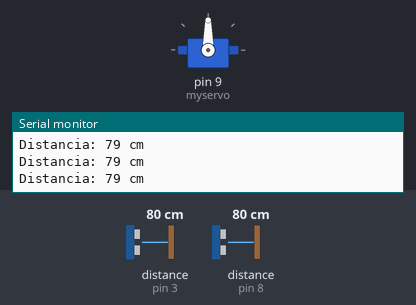
Recording of a sketch running on a simulated Arduino Uno, built with avr-gcc and run on an emulated ATmega328P. Parts: servo, the last lines printed to the serial monitor. Wiring (inferred from the names in the program): 2 × ultrasonic range finder: trigger pin 2, echo pin 3 / trigger pin 7, echo pin 8. The test bench sets the inputs (shaded band); at power-on: distance to the obstacle (sensors on pin 8, pin 3) 80 cm. The echo pulse lasts 58.3 µs per cm.

Above: at 1.3 s.
1.4 s: distance to the obstacle (sensor on pin 8) set to 32 cm
2.9 s: distance to the obstacle (sensor on pin 8) set to 28 cm
At 4.2 s:
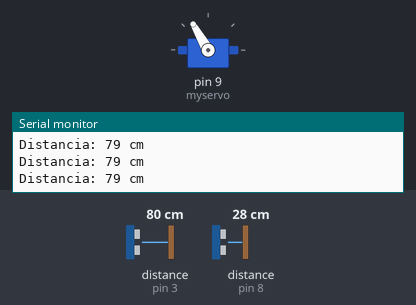
4.5 s: distance to the obstacle (sensor on pin 3) set to 13 cm
6.0 s: distance to the obstacle (sensor on pin 3) set to 10 cm
At 7.0 s:
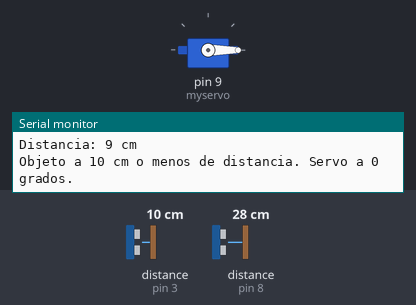
9.1 s: distance to the obstacle (sensor on pin 3) set to 18 cm
At 9.9 s:
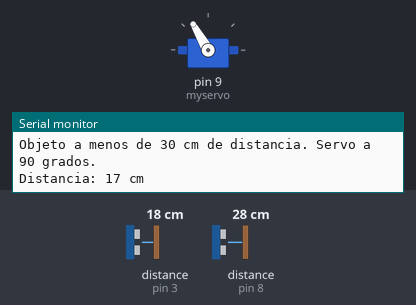
10.9 s: distance to the obstacle (sensor on pin 3) set to 2 cm
At 11.9 s:
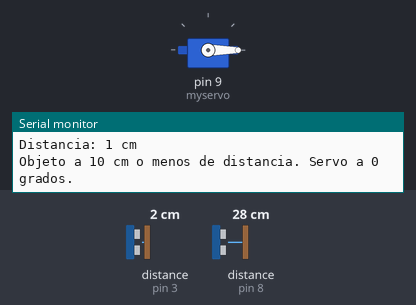
Timing chart, 0 to 15.0 s (numbered marks = the images above; inputs shaded):
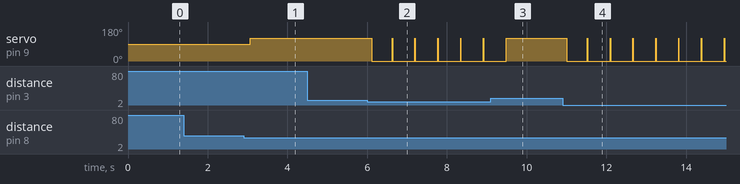

Measured:
- the behaviour switches between 31 and 30 cm on distance to the obstacle (sensor on pin 8) (found by bisection; images 0 and 1)
- the behaviour switches between 12 and 11 cm on distance to the obstacle (sensor on pin 3) (found by bisection; images 1 and 2)
- after the input at 2.9 s, servo on pin 9 (myservo): 90° → 120° after 0.16 s
- after the input at 6.0 s, servo on pin 9 (myservo): alternates 120° for 0.01 s and 0° for 0.56 s, starting after 0.11 s
- after the input at 9.1 s, servo on pin 9 (myservo): goes on until 9.5 s, then stays 120°
- after the input at 10.9 s, servo on pin 9 (myservo): alternates 120° for 0.01 s and 0° for 0.56 s, starting after 0.11 s

The sketch:

ProyectTrashTech.ino
```cpp
#include <Servo.h>
#include <SoftwareSerial.h>

Servo myservo;  // Crea un objeto servo
int trigPin2 = 2;
int echoPin2 = 3;
int trigPin1 = 7;
int echoPin1 = 8;
int servoState = 0;  // 0 para 0 grados, 1 para 90 grados
int ledState = LOW;  // Estado inicial del LED

SoftwareSerial bluetooth(10, 11);  // RX, TX

void setup() {
  myservo.attach(9);  // Adjunta el servo al pin 9
  pinMode(trigPin1, OUTPUT);
  pinMode(echoPin1, INPUT);
  pinMode(trigPin2, OUTPUT);
  pinMode(echoPin2, INPUT);
  Serial.begin(9600);
  bluetooth.begin(9600);
}

void loop() {
  long duration1, distance1;
  digitalWrite(trigPin1, LOW);
  delayMicroseconds(2);
  digitalWrite(trigPin1, HIGH);
  delayMicroseconds(10);
  digitalWrite(trigPin1, LOW);
  duration1 = pulseIn(echoPin1, HIGH);
  distance1 = (duration1 / 2) / 29.1;  // Calcula la distancia en centímetros

  if (distance1 < 30) {  // Si la distancia es menor de 30 cm, gira el servo a 90 grados
    if (servoState == 0) {
      myservo.write(120);
      servoState = 1;
      Serial.println("Objeto a menos de 30 cm de distancia. Servo a 90 grados.");
    }
  } else {  // Si no hay objeto, gira el servo a 0 grados
    if (servoState == 1) {
      myservo.write(0);
      servoState = 0;
      Serial.println("No se detecta objeto. Servo a 0 grados.");
    }
  }

  long duration2, distance2;
  digitalWrite(trigPin2, LOW);
  delayMicroseconds(2);
  digitalWrite(trigPin2, HIGH);
  delayMicroseconds(10);
  digitalWrite(trigPin2, LOW);
  duration2 = pulseIn(echoPin2, HIGH);
  distance2 = duration2 * 0.0343 / 2;

  Serial.print("Distancia: ");
  Serial.print(distance2);
  Serial.println(" cm");

  // Si el sensor ultrasónico 2 detecta 10 cm, detiene el servo
  if (distance2 <= 10) {
    if (servoState == 1) {
      myservo.write(0);
      servoState = 0;
      Serial.println("Objeto a 10 cm o menos de distancia. Servo a 0 grados.");
    }
  }

  // Lee el estado del LED desde el Bluetooth
  if (bluetooth.available()) {
    char estado = bluetooth.read();
    if (estado == '1') {
      ledState = HIGH;
    } else if (estado == '0') {
      ledState = LOW;
    }
  }

  // Escribe el estado del LED en el Bluetooth
  bluetooth.print(ledState);

  delay(500);
}
```
